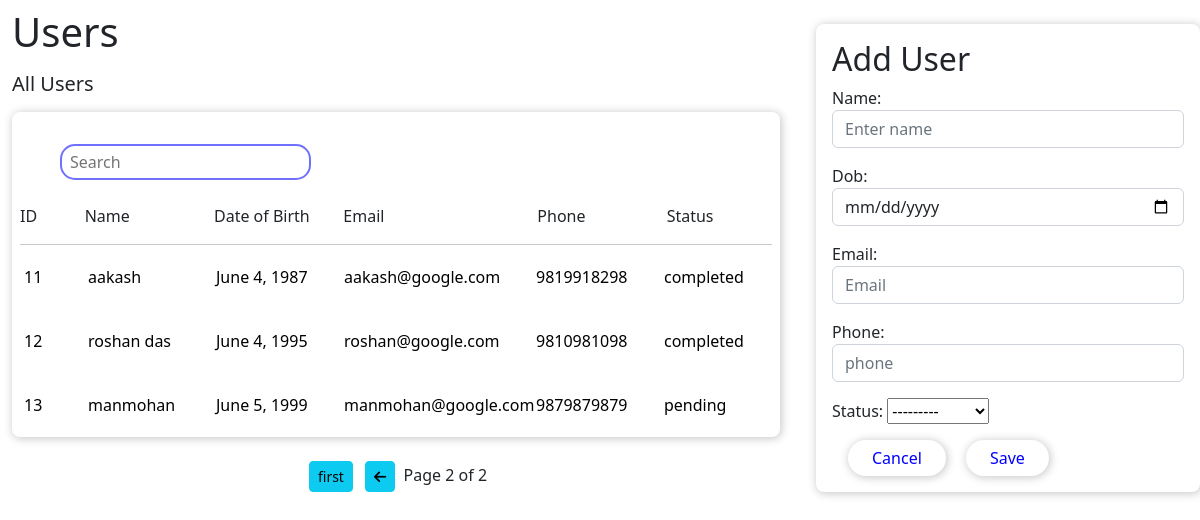
Screenshot of /?page=2 with the database file from the repository.
### emp/models.py (models this page shows, shortened)
class Employee(models.Model):
    name= models.CharField(max_length=250)
    dob = models.DateField()
    email = models.EmailField(max_length=150, unique=True)
    phone = models.PositiveIntegerField()
    status = models.CharField(choices=choices, max_length=10)

### emp/views.py (the view)
# urls.py: path('', views.CreateTask, name='home'),
def CreateTask(request):
    form =EmployeeForm()
    data = Employee.objects.all()
    paginator = Paginator(data, 5)
    page = request.GET.get('page')
    page_num = paginator.get_page(page)
    if request.method=='POST':
       form= EmployeeForm(request.POST)
       if form.is_valid():
         form.save()
         form= EmployeeForm()
    context={'form':form,'data':page_num}
    return render(request, 'emp/home.html', context)

### emp/forms.py (shortened to what this page needs)
class EmployeeForm(forms.ModelForm):
    class Meta:
        model = Employee
        fields = '__all__'
        widgets={
            'name':forms.TextInput(attrs=({'class':'form-control','placeholder':"Enter name"})),
            'dob':forms.DateInput(attrs=({'class':'form-control', 'type':'date'})),
            'email':forms.EmailInput(attrs=({'class':'form-control','placeholder':"Email"})),
            'phone':forms.NumberInput(attrs=({'class':'form-control','placeholder':"phone"})),
        }

### templates/emp/home.html (shortened to what this page needs)
<!doctype html>
{% load static %}
<html lang="en">
<head>
  <link href="https://cdn.jsdelivr.net/npm/bootstrap@5.2.0-beta1/dist/css/bootstrap.min.css" rel="stylesheet"
>
    <link rel="stylesheet" href="{% static 'css/index.css' %}">
</head>
<body>
  <div class="row">
    <div class="col-md-8">
      <div class="container">
        <h1 class="my-2">Users</h1>
        <h5 class="my-3">All Users</h5>
        <div class="container-fluid p-2 back">
          <div class="row my-4">
            <div class="col-7">
              <form  action="{% url 'search' %}" method="post">
                <input class="search" type="search" placeholder="Search" name="search" aria-label="Search">
              </form>
            </div>
            <div class="col-4">
            </div>
          </div>
          <div class="row my-">
            <div class="col-1">ID</div>
            <div class="col-2">Name</div>
            <div class="col-2">Date of Birth</div>
            <div class="col-3">Email</div>
            <div class="col-2">Phone</div>
            <div class="col-2">Status</div>
          </div>
          <hr>
          {% for i in data %}
          <a href="{% url 'details' i.id %}" class="details">
            <div class="row my-2 p-1">
              <div class="col-1">{{i.id}}</div>
              <div class="col-2">{{i.name}}</div>
              <div class="col-2">{{i.dob}}</div>
              <div class="col-3">{{i.email}}</div>
              <div class="col-2">{{i.phone}}</div>
              <div class="col-2">{{i.status}} </div>
            </div>
          </a>
          {% endfor %}
        </div>
        <div class="container p-4">
          <div class="pagination justify-content-center">
              <span class="step-links">
                {% if data.has_previous %}
                    <a class="mx-1 btn btn-info btn-sm" href="?page=1"> first</a>
                    <a class="mx-1 btn btn-info btn-sm" href="?page={{ data.previous_page_number }}"><i class="fa-solid fa-arrow-left"></i></a>
                {% endif %}
                  <span class="current">
                      Page {{ data.number }} of {{ data.paginator.num_pages }}
                  </span>
              </span>
              </div>
          </div>
      </div>
    </div>
    <div class="col-md-4">
      <form action="{% url 'home' %}" method="post" class="p-3 my-4 back">
        <h2>Add User</h2>
        {{form.as_p}}
        <input type="button" value="Cancel" class="back addBtn btn btn-outline-dark px-4 mx-3" onClick="this.form.reset()" >
        <input type="submit" value="Save" class="back addBtn btn btn-outline-primary px-4">
      </form>
    </div>
  </div>
</body>
</html>

### static/css/index.css (style rules this page uses)
* { margin: 0; padding: 0; }
.back { box-shadow: 1px 1px 9px 1px rgba(0, 0, 0, 0.205); border-radius: 8px; }
.addBtn { background-color: white; border-radius: 25px; border: none; color: blue; }
.details { text-decoration: none; list-style: none; color: black; transition: .4s ease-in-out; }
.search { padding: 5px 8px; border-radius: 15px; border: 2px solid rgba(0, 0, 255, 0.559); line-height: 15px; margin-left: 40px; }

### rows the page displays
Employee: id "11", name "aakash", dob "June 4, 1987", email "aakash@google.com", phone "9819918298", status "completed"
Employee: id "12", name "roshan das", dob "June 4, 1995", email "roshan@google.com", phone "9810981098", status "completed"
Employee: id "13", name "manmohan", dob "June 5, 1999", email "manmohan@google.com", phone "9879879879", status "pending"

### other values shown
{{ data.number }} "2"
{{ data.paginator.num_pages }} "2"
